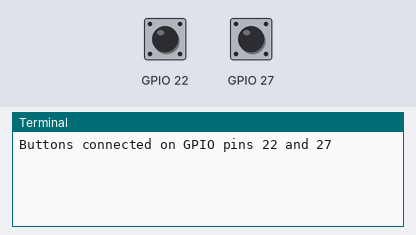
This program was run on a simulated Raspberry Pi (BCM pin numbers). On the bench: the last lines printed to the terminal. The inputs (shaded band) are chosen by the test bench; at power-on: GPIO 22 HIGH, GPIO 27 HIGH. The clock reads 2024-03-15 10:24:30 at power-on unless the program sets it.

Above: at 1.2 s.
1.3 s: GPIO 22 pulled LOW for 0.15 s
At 2.6 s:
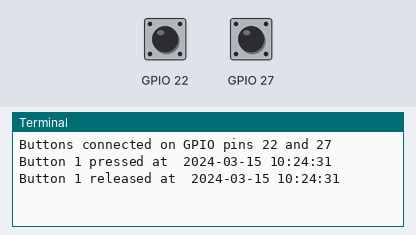
2.9 s: GPIO 27 pulled LOW for 0.15 s
At 3.03 s:
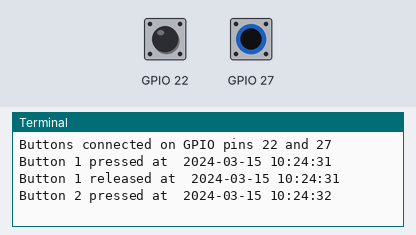
4.5 s: GPIO 22 pulled LOW for 1 s
At 6.6 s:
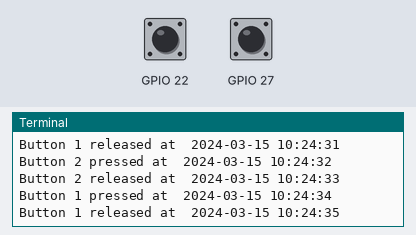
7.0 s: GPIO 27 pulled LOW for 1 s
At 8.6 s:
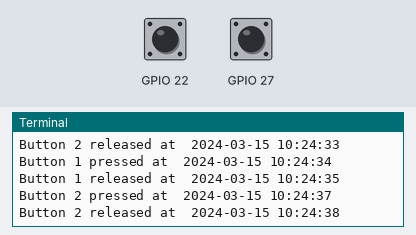

Measured:
- after the input at 1.3 s, the terminal: prints a new line at once (image 1)
- after the input at 2.9 s, the terminal: prints a new line at once (image 2)
- after the input at 4.5 s, the terminal: prints a new line at once (image 3)
- after the input at 7.0 s, the terminal: prints a new line at once (image 4)

The program:

button_two_switches.py
```python
# Imports

import time

import gpiod

BUTTON_1_PIN = 22
BUTTON_2_PIN = 27


def connect_button(pin):
    request = gpiod.request_lines(
        "/dev/gpiochip4", consumer=f"button-test-gpio{pin}", config={pin: gpiod.LineSettings(direction=gpiod.line.Direction.INPUT, bias=gpiod.line.Bias.PULL_UP)}
    )
    return request


if __name__ == "__main__":
    button_1_request = connect_button(BUTTON_1_PIN)
    button_2_request = connect_button(BUTTON_2_PIN)

    print(f"Buttons connected on GPIO pins {BUTTON_1_PIN} and {BUTTON_2_PIN}")

    last_state_1 = gpiod.line.Value.ACTIVE
    last_state_2 = gpiod.line.Value.ACTIVE

    try:
        while True:
            current_state_1 = button_1_request.get_value(BUTTON_1_PIN)
            current_state_2 = button_2_request.get_value(BUTTON_2_PIN)

            if current_state_1 != last_state_1:
                if current_state_1 == gpiod.line.Value.INACTIVE:
                    print("Button 1 pressed at ", time.strftime("%Y-%m-%d %H:%M:%S"))
                elif current_state_1 == gpiod.line.Value.ACTIVE:
                    print("Button 1 released at ", time.strftime("%Y-%m-%d %H:%M:%S"))

            if current_state_2 != last_state_2:
                if current_state_2 == gpiod.line.Value.INACTIVE:
                    print("Button 2 pressed at ", time.strftime("%Y-%m-%d %H:%M:%S"))
                elif current_state_2 == gpiod.line.Value.ACTIVE:
                    print("Button 2 released at ", time.strftime("%Y-%m-%d %H:%M:%S"))

            last_state_1 = current_state_1
            last_state_2 = current_state_2

            time.sleep(0.05)  # Debouncing

    except KeyboardInterrupt:
        print("Exiting...")
    finally:
        button_1_request.release()
        button_2_request.release()
```
